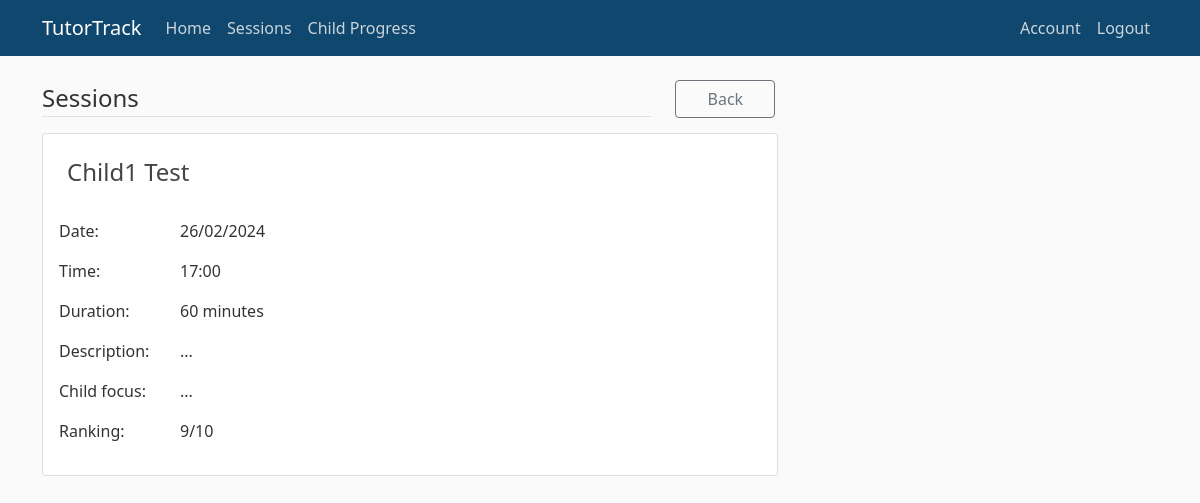
Page /session/848362/133069 (signed in) on the committed database.
### tables this page shows
CREATE TABLE Child (
                                        ChildID INTEGER PRIMARY KEY,
                                        Firstname VARCHAR(20) NOT NULL,
                                        Surname VARCHAR(40) NOT NULL,
                                        ParentID INTEGER NOT NULL,
                                        FOREIGN KEY (ParentID) REFERENCES Parent (ParentID) ON DELETE CASCADE
                                    );

CREATE TABLE ChildSession (
                                        ChildID INTEGER NOT NULL,
                                        SessionID INTEGER NOT NULL,
                                        GeneralDescription VARCHAR(500) NOT NULL,
                                        FocusDescription VARCHAR(500) NOT NULL,
                                        Ranking INTEGER NOT NULL,
                                        FOREIGN KEY (ChildID) REFERENCES Child (ChildID) ON DELETE CASCADE,
                                        FOREIGN KEY (SessionID) REFERENCES Session (SessionID) ON DELETE CASCADE,
                                        PRIMARY KEY (ChildID, SessionID)
                                    );

### tutortrack/sessions/routes.py (the view)
@sessions.route("/session/<childID>/<sessionID>", methods=["GET", "POST"])
@login_required()
def session_details(childID, sessionID):
    with db.engine.connect() as conn:
        if current_user.type == "tutor":
            child = conn.execute(text(
                "SELECT User.UserID, Child.ChildID, Child.Firstname, " +
                "Child.Surname " +
                "FROM User, Parent, Child " +
                "WHERE User.UserID=Parent.TutorID AND Parent.ParentID=" +
                "Child.ParentID AND Child.ChildID=:id"
            ),
                {"id": childID}
            ).fetchall()[0]
            if child[0] != current_user.userID:
                flash("You are not permitted to access this page.", "danger")
                return redirect(url_for("other.home"))
        elif current_user.type == "parent":
            child = conn.execute(text(
                "SELECT Parent.ParentID, Child.ChildID, Child.Firstname, " +
                "Child.Surname " +
                "FROM Parent, Child " +
                "WHERE Parent.ParentID=Child.ParentID AND Child.ChildID=:id"
            ),
                {"id": childID}
            ).fetchall()[0]
            if child[0] != current_user.userID:
                flash("You are not permitted to access this page.", "danger")
                return redirect(url_for("other.home"))
        session = conn.execute(text(
            "SELECT Session.SessionID, Session.Date, Session.Time, " +
            "Session.Duration, ChildSession.GeneralDescription, " +
            "ChildSession.FocusDescription, ChildSession.Ranking " +
            "FROM Session, ChildSession, Child " +
            "WHERE Session.SessionID=ChildSession.SessionID AND " +
            "Child.ChildID=ChildSession.ChildID AND Child.ChildID=:cID " +
            "AND Session.SessionID=:sID"
        ),
            {"cID": childID, "sID": sessionID}
        ).fetchall()[0]
    return render_template(
        "session_details.html", title="Session Details", child=child,
        session=session
    )

### tutortrack/models.py (called while the page is built)
@event.listens_for(Engine, "connect")
def set_sqlite_pragma(dbapi_connection, connection_record):
    cursor = dbapi_connection.cursor()
    cursor.execute("PRAGMA foreign_keys=ON")
    cursor.close()

@login_manager.user_loader
def user_loader(userID):
    return User.query.get(userID)

def login_required(type="any"):
    def decorator(function):
        @wraps(function)
        def wrapper(*args, **kwargs):
            if not current_user.is_authenticated:
                return login_manager.unauthorized()
            if current_user.type != type and type != "any":
                flash("You are not permitted to access this page.", "danger")
                return redirect(url_for("other.home"))
            return function(*args, **kwargs)
        return wrapper
    return decorator

### tutortrack/sessions/templates/session_details.html (shortened to what this page needs)
{% extends "layout.html" %}
{% block content %}
<div class="row">
    <div class="col-10">
        <legend class="border-bottom mb-3">Sessions</legend>
    </div>
    <div class="col">
        <a class="btn btn-outline-secondary" href="{{ url_for('sessions.view_sessions')}}"
            style="width: 100px;">Back</a>
    </div>
</div>
<div class="card mb-3">
    <div class="card-body">
        <div class="row">
            <div class="col-5 m-2">
                <h4 class="card-title mb-4">{{ child[2]}} {{ child[3] }}</h4>
            </div>
        </div>
        <div class="card-text">
            <div class="row">
                <div class="col-2">
                    <p>Date:</p>
                </div>
                <div class="col">
                    <p>{{ session[1][8:] }}/{{ session[1][5:7] }}/{{ session[1][:4] }}</p>
                </div>
            </div>
            <div class="row">
                <div class="col-2">
                    <p>Time:</p>
                </div>
                <div class="col">
                    <p>{{ session[2][:5] }}</p>
                </div>
            </div>
            <div class="row">
                <div class="col-2">
                    <p>Duration:</p>
                </div>
                <div class="col">
                    <p>{{ session[3] }} minutes</p>
                </div>
            </div>
            <div class="row">
                <div class="col-2">
                    <p>Description:</p>
                </div>
                <div class="col">
                    <p>{{ session[4] }}</p>
                </div>
            </div>
            <div class="row">
                <div class="col-2">
                    <p>Child focus:</p>
                </div>
                <div class="col">
                    <p>{{ session[5] }}</p>
                </div>
            </div>
            <div class="row">
                <div class="col-2">
                    <p>Ranking:</p>
                </div>
                <div class="col">
                    <p>{{ session[6] }}/10</p>
                </div>
            </div>
        </div>
    </div>
</div>
{% endblock content %}

### tutortrack/static/main.css (style rules this page uses)
body { background: #fafafa; color: #333333; margin-top: 5rem; }
h1, h2, h3, h4, h5, h6 { color: #444444; }

### rows in the picture
Child: Firstname "Child1", Surname "Test"
ChildSession: GeneralDescription "...", FocusDescription "...", Ranking "9"

### other values in the picture
{{ session[1][8:] }} "26"
{{ session[1][5:7] }} "02"
{{ session[1][:4] }} "2024"
{{ session[2][:5] }} "17:00"
{{ session[3] }} "60"
